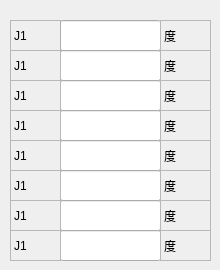
      <widget class="QWidget" name="page_10">
       <widget class="QLabel" name="label_9">
        <property name="geometry">
         <rect>
          <x>10</x>
          <y>20</y>
          <width>51</width>
          <height>31</height>
         </rect>
        </property>
        <property name="frameShape">
         <enum>QFrame::StyledPanel</enum>
        </property>
        <property name="text">
         <string>J1</string>
        </property>
       </widget>
       <widget class="QLineEdit" name="lineEdit_2">
        <property name="geometry">
         <rect>
          <x>60</x>
          <y>20</y>
          <width>101</width>
          <height>31</height>
         </rect>
        </property>
       </widget>
       <widget class="QLabel" name="label_10">
        <property name="geometry">
         <rect>
          <x>160</x>
          <y>20</y>
          <width>51</width>
          <height>31</height>
         </rect>
        </property>
        <property name="frameShape">
         <enum>QFrame::StyledPanel</enum>
        </property>
        <property name="text">
         <string>度</string>
        </property>
       </widget>
       <widget class="QLineEdit" name="lineEdit_3">
        <property name="geometry">
         <rect>
          <x>60</x>
          <y>50</y>
          <width>101</width>
          <height>31</height>
         </rect>
        </property>
       </widget>
       <widget class="QLabel" name="label_11">
        <property name="geometry">
         <rect>
          <x>160</x>
          <y>50</y>
          <width>51</width>
          <height>31</height>
         </rect>
        </property>
        <property name="frameShape">
         <enum>QFrame::StyledPanel</enum>
        </property>
        <property name="text">
         <string>度</string>
        </property>
       </widget>
       <widget class="QLabel" name="label_12">
        <property name="geometry">
         <rect>
          <x>10</x>
          <y>50</y>
          <width>51</width>
          <height>31</height>
         </rect>
        </property>
        <property name="frameShape">
         <enum>QFrame::StyledPanel</enum>
        </property>
        <property name="text">
         <string>J1</string>
        </property>
       </widget>
       <widget class="QLineEdit" name="lineEdit_4">
        <property name="geometry">
         <rect>
          <x>60</x>
          <y>110</y>
          <width>101</width>
          <height>31</height>
         </rect>
        </property>
       </widget>
       <widget class="QLineEdit" name="lineEdit_5">
        <property name="geometry">
         <rect>
          <x>60</x>
          <y>80</y>
          <width>101</width>
          <height>31</height>
         </rect>
        </property>
       </widget>
       <widget class="QLabel" name="label_13">
        <property name="geometry">
         <rect>
          <x>10</x>
          <y>110</y>
          <width>51</width>
          <height>31</height>
         </rect>
        </property>
        <property name="frameShape">
         <enum>QFrame::StyledPanel</enum>
        </property>
        <property name="text">
         <string>J1</string>
        </property>
       </widget>
       <widget class="QLabel" name="label_14">
        <property name="geometry">
         <rect>
          <x>160</x>
          <y>80</y>
          <width>51</width>
          <height>31</height>
         </rect>
        </property>
        <property name="frameShape">
         <enum>QFrame::StyledPanel</enum>
        </property>
        <property name="text">
         <string>度</string>
        </property>
       </widget>
       <widget class="QLabel" name="label_15">
        <property name="geometry">
         <rect>
          <x>10</x>
          <y>80</y>
          <width>51</width>
          <height>31</height>
         </rect>
        </property>
        <property name="frameShape">
         <enum>QFrame::StyledPanel</enum>
        </property>
        <property name="text">
         <string>J1</string>
        </property>
       </widget>
       <widget class="QLabel" name="label_16">
        <property name="geometry">
         <rect>
          <x>160</x>
          <y>110</y>
          <width>51</width>
          <height>31</height>
         </rect>
        </property>
        <property name="frameShape">
         <enum>QFrame::StyledPanel</enum>
        </property>
        <property name="text">
         <string>度</string>
        </property>
       </widget>
       <widget class="QLineEdit" name="lineEdit_6">
        <property name="geometry">
         <rect>
          <x>60</x>
          <y>170</y>
          <width>101</width>
          <height>31</height>
         </rect>
        </property>
       </widget>
       <widget class="QLineEdit" name="lineEdit_7">
        <property name="geometry">
         <rect>
          <x>60</x>
          <y>140</y>
          <width>101</width>
          <height>31</height>
         </rect>
        </property>
       </widget>
       <widget class="QLabel" name="label_17">
        <property name="geometry">
         <rect>
          <x>10</x>
          <y>170</y>
          <width>51</width>
          <height>31</height>
         </rect>
        </property>
        <property name="frameShape">
         <enum>QFrame::StyledPanel</enum>
        </property>
        <property name="text">
         <string>J1</string>
        </property>
       </widget>
       <widget class="QLabel" name="label_18">
        <property name="geometry">
         <rect>
          <x>160</x>
          <y>140</y>
          <width>51</width>
          <height>31</height>
         </rect>
        </property>
        <property name="frameShape">
         <enum>QFrame::StyledPanel</enum>
        </property>
        <property name="text">
         <string>度</string>
        </property>
       </widget>
       <widget class="QLabel" name="label_19">
        <property name="geometry">
         <rect>
          <x>10</x>
          <y>140</y>
          <width>51</width>
          <height>31</height>
         </rect>
        </property>
        <property name="frameShape">
         <enum>QFrame::StyledPanel</enum>
        </property>
        <property name="text">
         <string>J1</string>
        </property>
       </widget>
       <widget class="QLabel" name="label_21">
        <property name="geometry">
         <rect>
          <x>160</x>
          <y>170</y>
          <width>51</width>
          <height>31</height>
         </rect>
        </property>
        <property name="frameShape">
         <enum>QFrame::StyledPanel</enum>
        </property>
        <property name="text">
         <string>度</string>
        </property>
       </widget>
       <widget class="QLineEdit" name="lineEdit_8">
        <property name="geometry">
         <rect>
          <x>60</x>
          <y>230</y>
          <width>101</width>
          <height>31</height>
         </rect>
        </property>
       </widget>
       <widget class="QLineEdit" name="lineEdit_9">
        <property name="geometry">
         <rect>
          <x>60</x>
          <y>200</y>
          <width>101</width>
          <height>31</height>
         </rect>
        </property>
       </widget>
       <widget class="QLabel" name="label_72">
        <property name="geometry">
         <rect>
          <x>10</x>
          <y>230</y>
          <width>51</width>
          <height>31</height>
         </rect>
        </property>
        <property name="frameShape">
         <enum>QFrame::StyledPanel</enum>
        </property>
        <property name="text">
         <string>J1</string>
        </property>
       </widget>
       <widget class="QLabel" name="label_73">
        <property name="geometry">
         <rect>
          <x>160</x>
          <y>200</y>
          <width>51</width>
          <height>31</height>
         </rect>
        </property>
        <property name="frameShape">
         <enum>QFrame::StyledPanel</enum>
        </property>
        <property name="text">
         <string>度</string>
        </property>
       </widget>
       <widget class="QLabel" name="label_74">
        <property name="geometry">
         <rect>
          <x>10</x>
          <y>200</y>
          <width>51</width>
          <height>31</height>
         </rect>
        </property>
        <property name="frameShape">
         <enum>QFrame::StyledPanel</enum>
        </property>
        <property name="text">
         <string>J1</string>
        </property>
       </widget>
       <widget class="QLabel" name="label_75">
        <property name="geometry">
         <rect>
          <x>160</x>
          <y>230</y>
          <width>51</width>
          <height>31</height>
         </rect>
        </property>
        <property name="frameShape">
         <enum>QFrame::StyledPanel</enum>
        </property>
        <property name="text">
         <string>度</string>
        </property>
       </widget>
      </widget>
